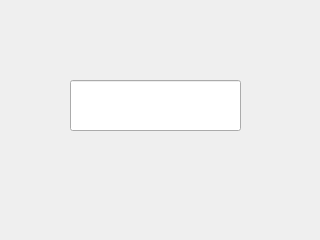
<?xml version="1.0" encoding="UTF-8"?>
<ui version="4.0">
 <class>Form</class>
 <widget class="QWidget" name="Form">
  <property name="geometry">
   <rect>
    <x>0</x>
    <y>0</y>
    <width>320</width>
    <height>240</height>
   </rect>
  </property>
  <property name="windowTitle">
   <string>Form</string>
  </property>
  <widget class="QLineEdit" name="lineEdit">
   <property name="geometry">
    <rect>
     <x>70</x>
     <y>80</y>
     <width>171</width>
     <height>51</height>
    </rect>
   </property>
  </widget>
 </widget>
 <resources/>
 <connections/>
</ui>
